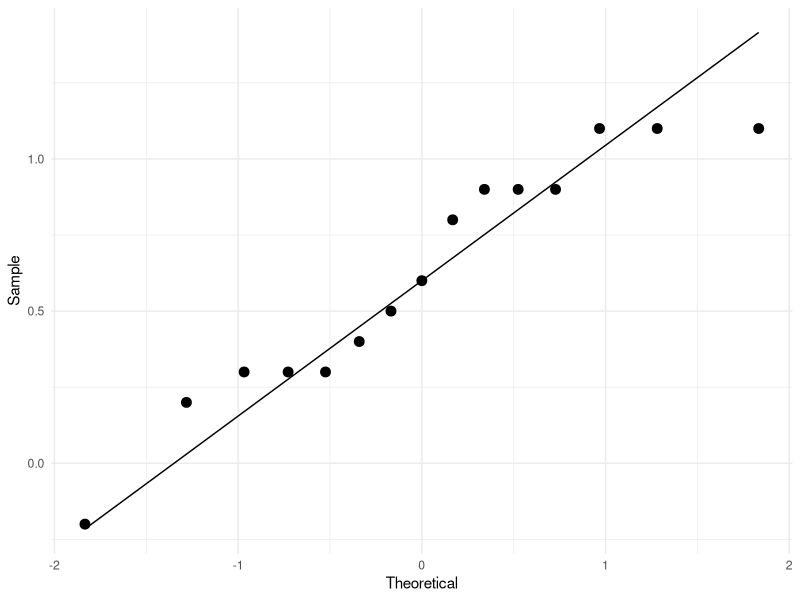
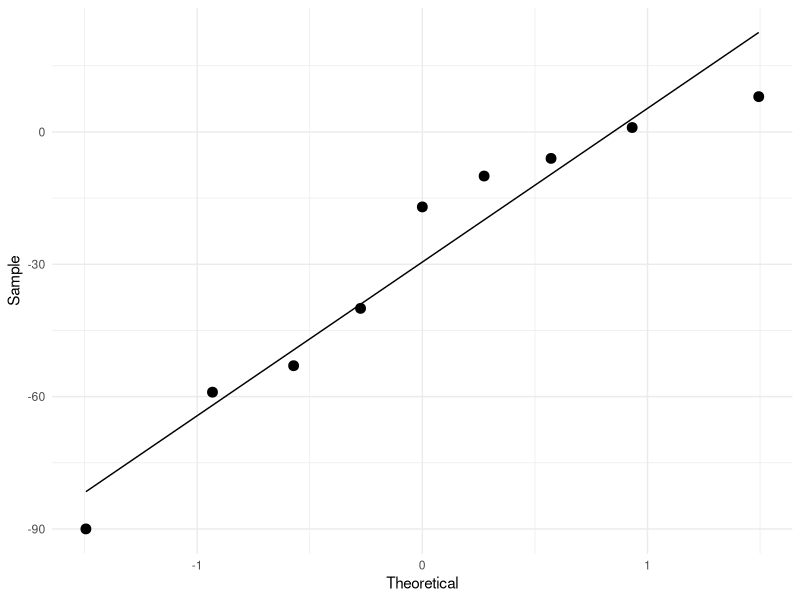

Recreate these plots in R, in order.
## ---- chunk 1
library(tidyverse)
## ---- chunk 2
g1 <- c(17.6, 20.2, 19.5, 11.3, 13.0, 16.3, 15.3, 16.2, 12.2, 14.8, 21.3, 
        22.1, 16.9, 17.6, 18.4)
g2 <- c(17.3, 19.1, 18.4, 11.5, 12.7, 15.8, 14.9, 15.3, 12.0, 14.2, 21.0, 
        21.0, 16.1, 16.7, 17.5)
garage <- tibble(g1, g2)

t.test(garage$g1, garage$g2, paired = TRUE, conf.level = 0.90)
## ---- chunk 3
drug <- c(79, 48, 52, 15, 61, 107, 77, 54, 5)
placebo <- c(78, 54, 142, 25, 101, 99, 94, 107, 64)
hunger <- tibble(drug, placebo)

t.test(hunger$drug, hunger$placebo, paired = TRUE, conf.level = 0.99)
## ---- chunk 4
garage <- garage %>% mutate(diff = g1 - g2)

garage %>% ggplot(aes(sample = diff)) +
  stat_qq(size=3) +
  stat_qq_line() +
  theme_minimal() +
  xlab("Theoretical") +
  ylab("Sample")
## ---- chunk 5
hunger <- hunger %>% mutate(diff = drug - placebo)

hunger %>% ggplot(aes(sample = diff)) +
  stat_qq(size=3) +
  stat_qq_line() +
  theme_minimal() +
  xlab("Theoretical") +
  ylab("Sample")
